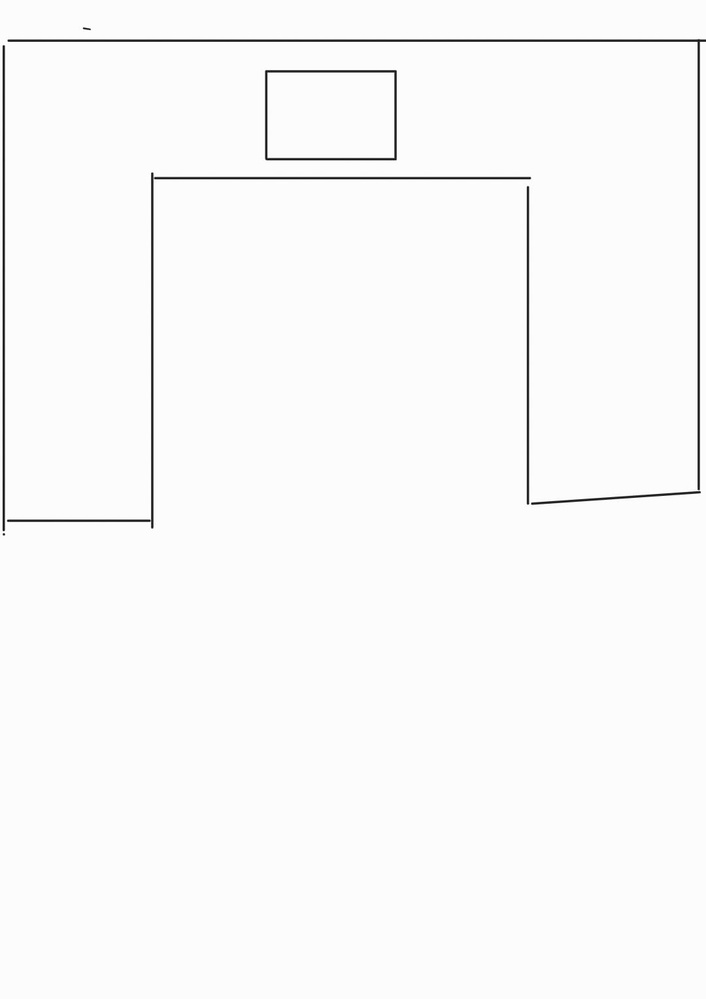
#> input picture GUI/imgs/sq2.jpeg, 706 x 999 px, shrunk from 1080 x 1527 before the run
$ jupyter execute ShapeDetect.ipynb
#> lines starting #> are read from the running program, lines starting #| are printed output that depends on the picture; after the words box and inside, x2 and y2 are one past the last pixel; in counts of white or black regions, pixels touching at a corner belong together
[cell 1]
import cv2 as cv

import numpy as np

import matplotlib.pyplot as plt


# Function to display images using matplotlib

def display_image(image, title='original', colored=None):

    plt.figure(figsize=(10, 10))

    if colored:

        plt.imshow(image[:,:,::-1]) # converting from BGR to RGB

    else:

        plt.imshow(image, cmap='gray')

    plt.axis("off")

    plt.title(title)

    plt.show()

[cell 2]
def detect_shape(contour):

    peri = cv.arcLength(contour, True)

    approx = cv.approxPolyDP(contour, 0.02 * peri, True)


    if len(approx) == 3:

        return "triangle"

    elif len(approx) == 4:

        return "sq"

    else:

        area = cv.contourArea(contour)

        if peri == 0:

            return "unknown"

        circularity = 4 * np.pi * (area / (peri ** 2))

        if circularity > 0.8:

            return "circle"

        else:

            return "unknown"


def boxes_overlap(box1, box2):
    x1, y1, w1, h1 = box1
    x2, y2, w2, h2 = box2

    # Check for overlap
    if (x1 < x2 + w2 and x1 + w1 > x2 and y1 < y2 + h2 and y1 + h1 > y2):
        return True
    return False

[cell 3]
img_path = "imgs/sq2.jpeg"

img = cv.imread(img_path)
#> img is the input picture: shape (999, 706, 3); min 0, max 255, mean 249.5

img_copy = img.copy()


# Convert to grayscale

gray = cv.cvtColor(img, cv.COLOR_BGR2GRAY)

display_image(gray, "gray")


# Apply Gaussian Blur

gaussian = cv.GaussianBlur(gray, (9, 9), 0)
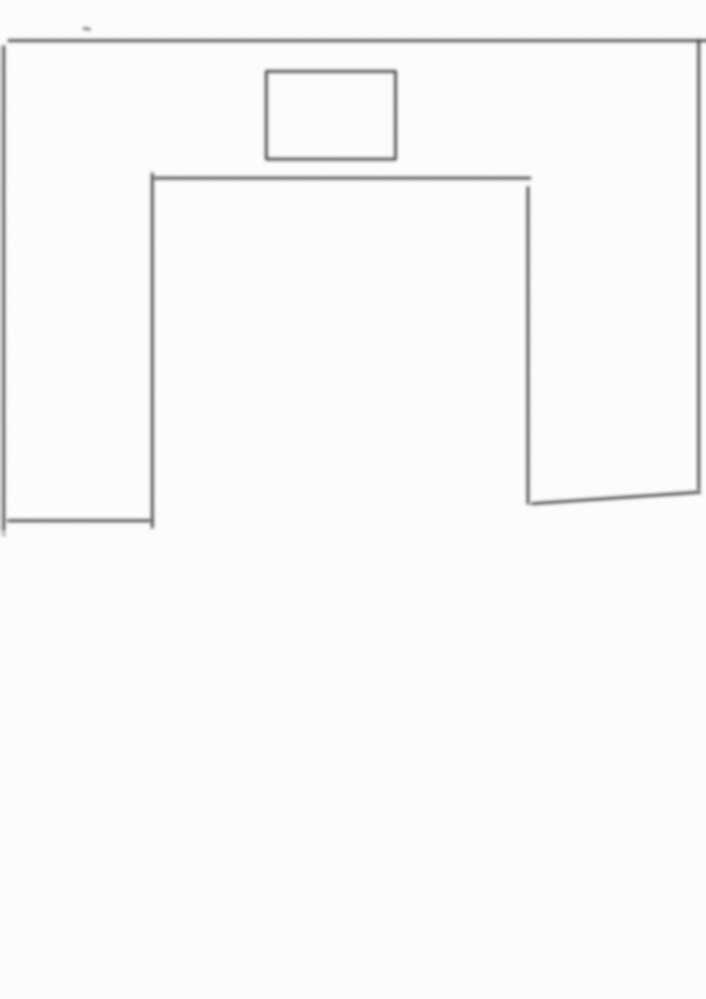
#> gaussian: shape (999, 706); min 104, max 252, mean 249.5


# Apply Median Blur

median = cv.medianBlur(gaussian, 9)


# Apply Canny Edge Detection

canny = cv.Canny(median, 50, 150)
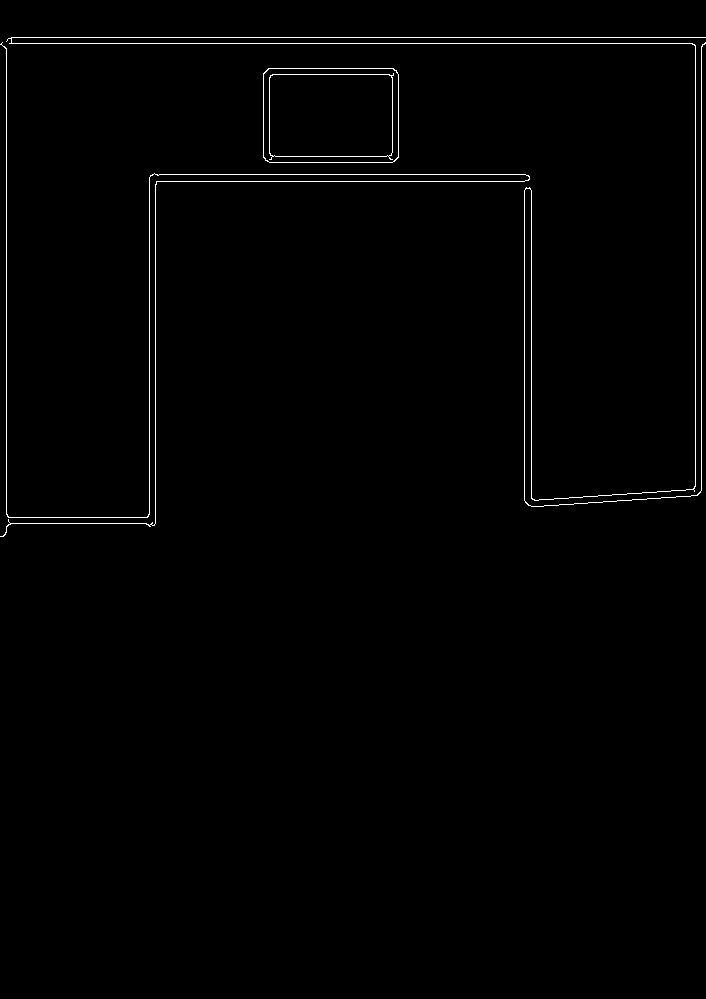
#> canny: shape (999, 706); 0.91% white in thin lines or dots, all inside (x1, y1, x2, y2) = (0, 37, 706, 537)

display_image(canny, "canny")


# Apply Morphological Closing

kernel = np.ones((9, 9), np.uint8)

closed = cv.morphologyEx(canny, cv.MORPH_CLOSE, kernel)
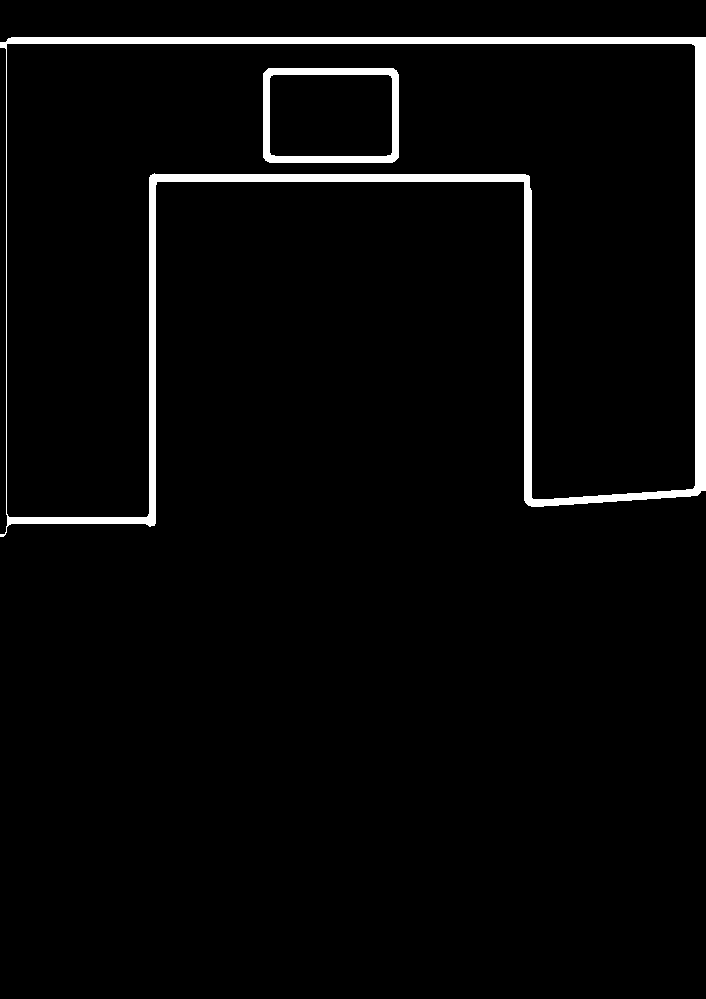
#> closed: shape (999, 706); 3.3% white; 2 white regions

display_image(closed, "closed")


# Dilate

kernel = np.ones((1, 1), np.uint8)

dilated = cv.dilate(closed, kernel, iterations=1)

display_image(dilated, "dilated")

[cell 4]
contours, hierarchy = cv.findContours(dilated, cv.RETR_TREE, cv.CHAIN_APPROX_NONE)
#> contours = 4 contours; box (x1, y1, x2, y2) and area: (0, 37, 706, 537) 209480, (6, 43, 696, 518) 191864, (263, 68, 399, 163) 12638, (269, 74, 393, 157) 10056


# Filter contours based on area and shape

filtered_contours = []

min_area = 100

detected_boxes = []

for contour in contours:

    area = cv.contourArea(contour)

    if area > min_area:

        shape = detect_shape(contour)

        if shape in ["triangle", "sq", "circle"]:

            bounding_box = cv.boundingRect(contour)

            # Check for overlap with already detected contours
            is_duplicate = False
            for detected_box in detected_boxes:
                if boxes_overlap(bounding_box, detected_box):
                    is_duplicate = True
                    break

            # If no overlap, consider it as a new object
            if not is_duplicate:
                filtered_contours.append(contour)
                detected_boxes.append(bounding_box)
#> this loop made 4 passes
#> (peri in detect_shape, approx in detect_shape, shape) on pass 4: (403, [[270, 76], [390, 75], [391, 154], [271, 155]], 'sq')
#> (peri in detect_shape, approx in detect_shape, shape, bounding_box) on pass 3: (447.5, [[263, 73], [265, 160], [398, 157], [393, 68]], 'sq', (263, 68, 136, 95))
#> after the loop, detected_boxes = [(263, 68, 136, 95)]; filtered_contours = 1 contour; box (x1, y1, x2, y2) and area: (263, 68, 399, 163) 12638


# Draw and display filtered contours on the original image

for contour in filtered_contours:

    shape = detect_shape(contour)

    #blank_img = np.zeros(img.shape[:2], np.uint8)

    #cv.drawContours(blank_img, [contour], -1, 255, thickness=cv.FILLED)

    #display_image(blank_img, f"Contour: {shape}")


    if shape == "triangle":

        color = (0, 0, 255)  # Red for triangle

    elif shape == "sq":

        color = (0, 255, 0)  # Green for square

    elif shape == "circle":

        color = (255, 0, 0)  # Blue for circle

    else:

        color = (200, 200, 200)


    cv.drawContours(img_copy, [contour], -1, color, 3)
#> this loop made 1 pass
#> (peri in detect_shape, approx in detect_shape, shape, color) on pass 1: (447.5, [[263, 73], [265, 160], [398, 157], [393, 68]], 'sq', (0, 255, 0))
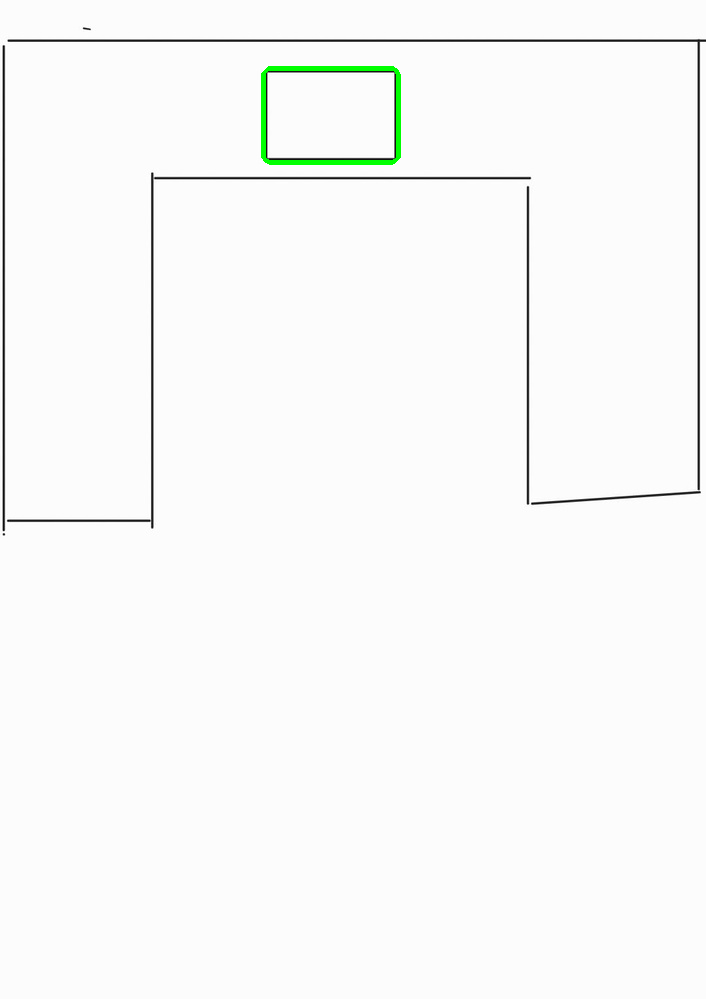
#> img_copy: shape (999, 706, 3); 0.31% of pixels changed, all inside (x1, y1, x2, y2) = (261, 66, 401, 165)


# Display final output
print(f"Number of contours {len(filtered_contours)}")
#| Number of contours 1
display_image(img_copy, "Final Output", colored=True)

$ run again, with GUI/imgs/tr.jpeg copied over GUI/imgs/sq2.jpeg
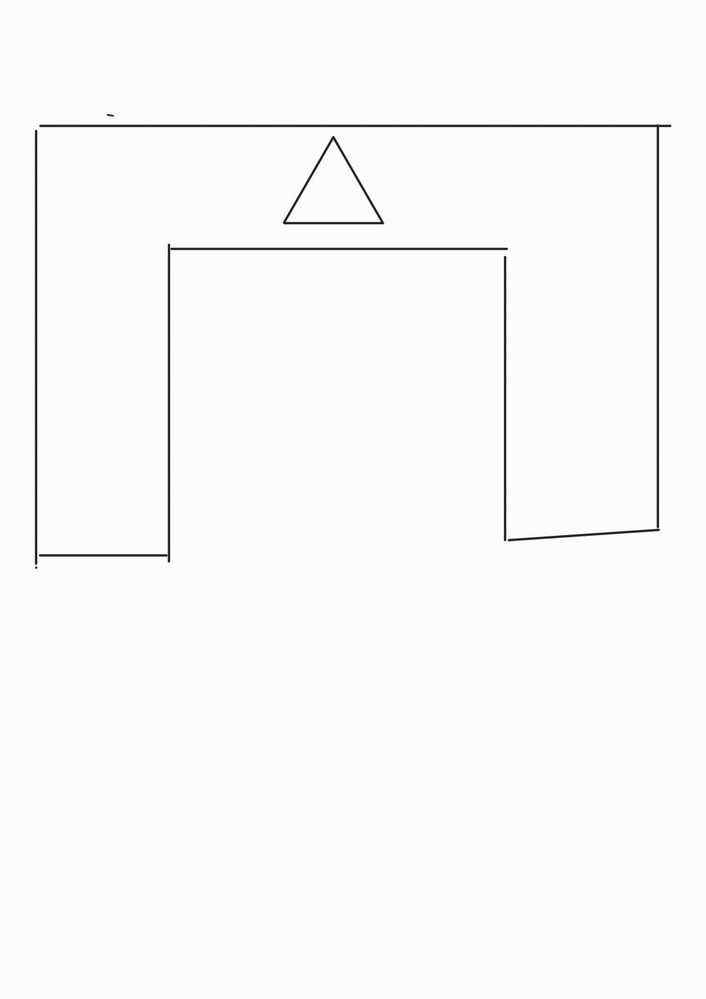
#> input picture GUI/imgs/tr.jpeg, 706 x 999 px, shrunk from 1080 x 1527 before the run
#> img is the input picture: shape (999, 706, 3); min 0, max 255, mean 249.8
#> `canny = cv.Canny(median, 50, 150)`:
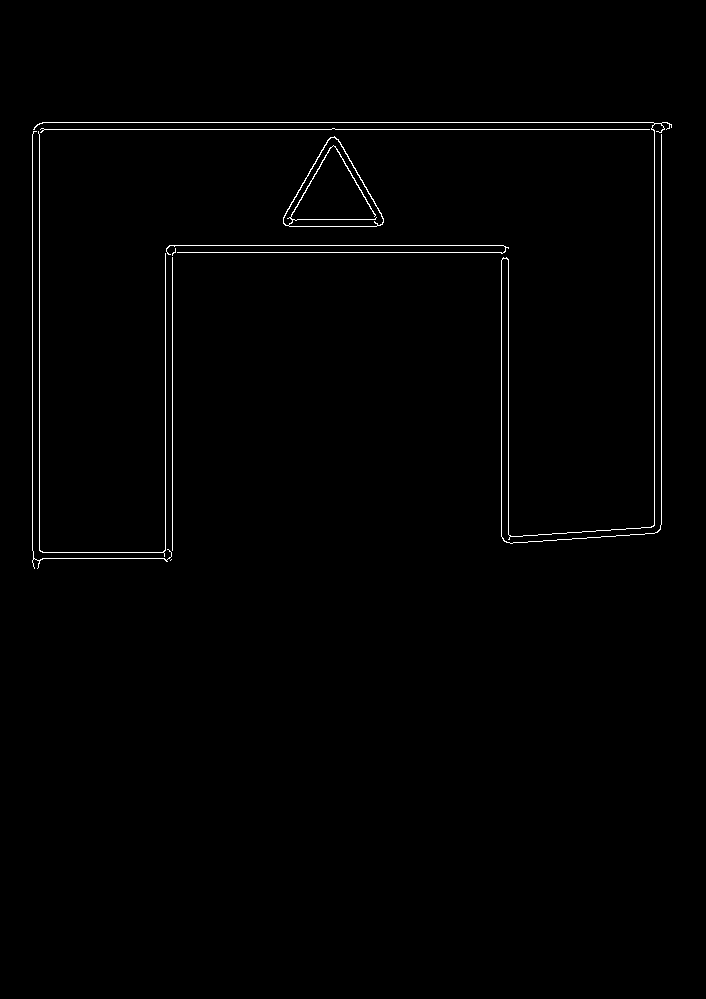
#> canny: shape (999, 706); 0.87% white in thin lines or dots, all inside (x1, y1, x2, y2) = (32, 122, 672, 569)
#> closed: shape (999, 706); 3.3% white; 1 white region
#> contours = 3 contours; box (x1, y1, x2, y2) and area: (32, 122, 672, 569) 170400, (39, 129, 655, 553) 146616, (294, 151, 373, 220) 3252
#> the loop `for contour in contours: ` made 3 passes
#> (peri in detect_shape, approx in detect_shape, shape, bounding_box) on pass 2: (249.8, [[329, 151], [339, 153], [371, 219], [294, 218]], 'sq', (294, 151, 79, 69))
#> after the loop `for contour in contours:`: detected_boxes = [(294, 151, 79, 69)]; filtered_contours = 1 contour; box (x1, y1, x2, y2) and area: (294, 151, 373, 220) 3252
#> the loop `for contour in filtered_contours: ` made 1 pass
#> (peri in detect_shape, approx in detect_shape, shape, color) on pass 1: (249.8, [[329, 151], [339, 153], [371, 219], [294, 218]], 'sq', (0, 255, 0))
#> after the loop `for contour in filtered_contours:`:
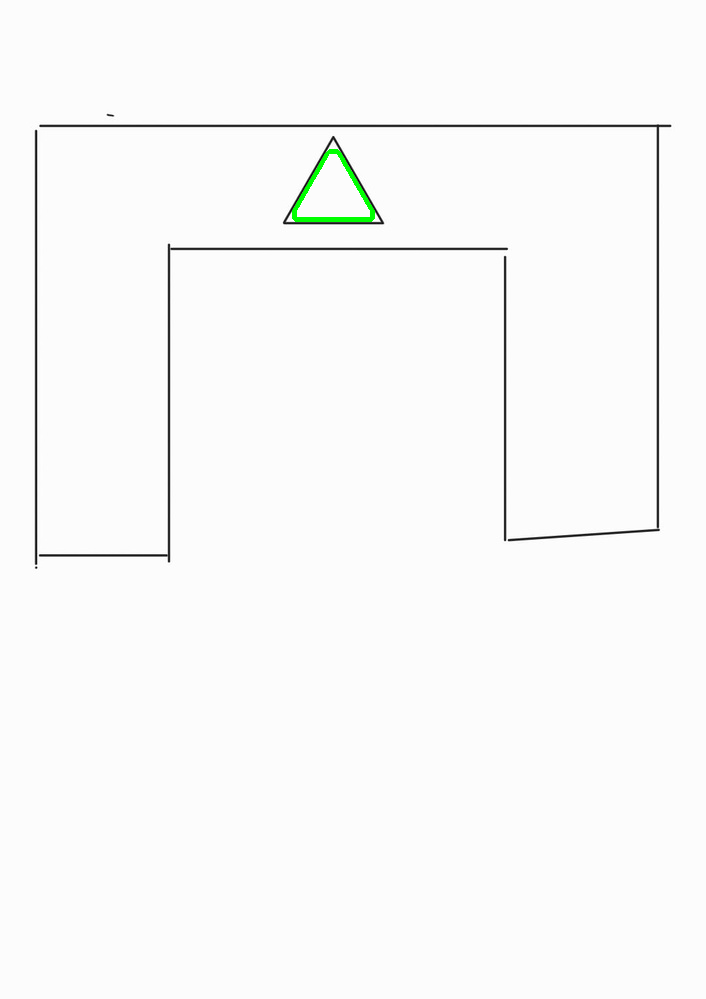
#> img_copy: shape (999, 706, 3); 0.16% of pixels changed, all inside (x1, y1, x2, y2) = (292, 149, 375, 222)
#| Number of contours 1
